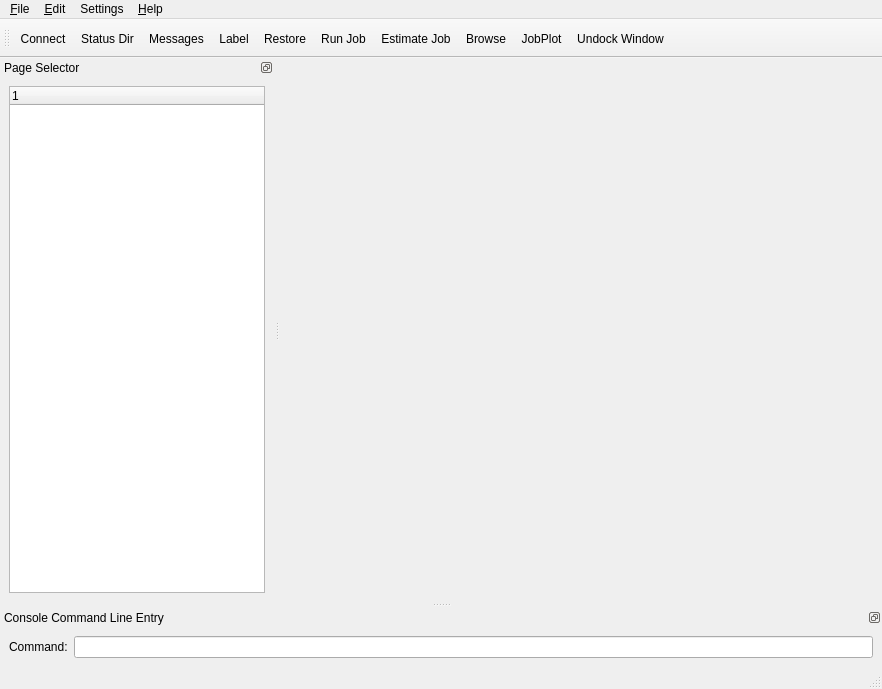
<ui version="4.0" >
 <author>Kern Sibbald</author>
 <class>MainForm</class>
 <widget class="QMainWindow" name="MainForm" >
  <property name="geometry" >
   <rect>
    <x>0</x>
    <y>0</y>
    <width>882</width>
    <height>689</height>
   </rect>
  </property>
  <property name="windowTitle" >
   <string>bat - Bacula Admin Tool</string>
  </property>
  <property name="windowIcon" >
   <iconset resource="main.qrc" >:/images/bat.png</iconset>
  </property>
  <property name="toolTip" >
   <string/>
  </property>
  <property name="statusTip" >
   <string>Bacula Administration Tool</string>
  </property>
  <property name="whatsThis" >
   <string>It's a Dock widget to allow page selection</string>
  </property>
  <widget class="QWidget" name="centralwidget" >
   <layout class="QGridLayout" >
    <property name="margin" >
     <number>9</number>
    </property>
    <property name="spacing" >
     <number>6</number>
    </property>
    <item row="0" column="0" >
     <widget class="QStackedWidget" name="stackedWidget" >
      <property name="sizePolicy" >
       <sizepolicy>
        <hsizetype>7</hsizetype>
        <vsizetype>7</vsizetype>
        <horstretch>1</horstretch>
        <verstretch>0</verstretch>
       </sizepolicy>
      </property>
      <property name="sizeIncrement" >
       <size>
        <width>1</width>
        <height>0</height>
       </size>
      </property>
      <property name="focusPolicy" >
       <enum>Qt::StrongFocus</enum>
      </property>
      <property name="toolTip" >
       <string/>
      </property>
      <property name="statusTip" >
       <string/>
      </property>
      <property name="currentIndex" >
       <number>-1</number>
      </property>
     </widget>
    </item>
   </layout>
  </widget>
  <widget class="QMenuBar" name="menubar" >
   <property name="geometry" >
    <rect>
     <x>0</x>
     <y>0</y>
     <width>882</width>
     <height>26</height>
    </rect>
   </property>
   <widget class="QMenu" name="menuEdit" >
    <property name="title" >
     <string>&amp;Edit</string>
    </property>
    <addaction name="actionCopy" />
    <addaction name="actionCut" />
    <addaction name="actionPaste" />
   </widget>
   <widget class="QMenu" name="menuSettings" >
    <property name="title" >
     <string>Settings</string>
    </property>
    <addaction name="actionPreferences" />
    <addaction name="actionSelectFont" />
   </widget>
   <widget class="QMenu" name="menuHelp" >
    <property name="title" >
     <string>&amp;Help</string>
    </property>
    <addaction name="actionBat_Help" />
    <addaction name="actionAbout_bat" />
   </widget>
   <widget class="QMenu" name="menuFile" >
    <property name="title" >
     <string>&amp;File</string>
    </property>
    <addaction name="actionPrint" />
    <addaction name="actionSave" />
    <addaction name="actionQuit" />
   </widget>
   <addaction name="menuFile" />
   <addaction name="menuEdit" />
   <addaction name="menuSettings" />
   <addaction name="menuHelp" />
  </widget>
  <widget class="QStatusBar" name="statusbar" >
   <property name="toolTip" >
    <string>Current Status</string>
   </property>
   <property name="statusTip" >
    <string>Current Status</string>
   </property>
  </widget>
  <widget class="QToolBar" name="toolBar" >
   <property name="minimumSize" >
    <size>
     <width>51</width>
     <height>39</height>
    </size>
   </property>
   <property name="toolTip" >
    <string>Tool Bar</string>
   </property>
   <property name="orientation" >
    <enum>Qt::Horizontal</enum>
   </property>
   <attribute name="toolBarArea" >
    <number>4</number>
   </attribute>
   <addaction name="actionConnect" />
   <addaction name="actionStatusDir" />
   <addaction name="actionMessages" />
   <addaction name="actionLabel" />
   <addaction name="actionRestore" />
   <addaction name="actionRun" />
   <addaction name="actionEstimate" />
   <addaction name="actionBrowse" />
   <addaction name="actionJobPlot" />
   <addaction name="actionUndock" />
  </widget>
  <widget class="QDockWidget" name="dockWidget" >
   <property name="sizePolicy" >
    <sizepolicy>
     <hsizetype>5</hsizetype>
     <vsizetype>7</vsizetype>
     <horstretch>0</horstretch>
     <verstretch>1</verstretch>
    </sizepolicy>
   </property>
   <property name="minimumSize" >
    <size>
     <width>50</width>
     <height>100</height>
    </size>
   </property>
   <property name="maximumSize" >
    <size>
     <width>16777215</width>
     <height>16777215</height>
    </size>
   </property>
   <property name="focusPolicy" >
    <enum>Qt::StrongFocus</enum>
   </property>
   <property name="toolTip" >
    <string/>
   </property>
   <property name="statusTip" >
    <string/>
   </property>
   <property name="floating" >
    <bool>false</bool>
   </property>
   <property name="features" >
    <set>QDockWidget::DockWidgetFloatable|QDockWidget::DockWidgetMovable|QDockWidget::NoDockWidgetFeatures</set>
   </property>
   <property name="allowedAreas" >
    <set>Qt::AllDockWidgetAreas</set>
   </property>
   <property name="windowTitle" >
    <string>Page Selector</string>
   </property>
   <attribute name="dockWidgetArea" >
    <number>1</number>
   </attribute>
   <widget class="QWidget" name="dockWidgetContents" >
    <layout class="QGridLayout" >
     <property name="margin" >
      <number>9</number>
     </property>
     <property name="spacing" >
      <number>6</number>
     </property>
     <item row="0" column="0" >
      <widget class="QTreeWidget" name="treeWidget" >
       <property name="sizePolicy" >
        <sizepolicy>
         <hsizetype>5</hsizetype>
         <vsizetype>7</vsizetype>
         <horstretch>1</horstretch>
         <verstretch>1</verstretch>
        </sizepolicy>
       </property>
       <property name="minimumSize" >
        <size>
         <width>0</width>
         <height>0</height>
        </size>
       </property>
       <property name="maximumSize" >
        <size>
         <width>16777215</width>
         <height>16777215</height>
        </size>
       </property>
       <property name="sizeIncrement" >
        <size>
         <width>0</width>
         <height>0</height>
        </size>
       </property>
       <property name="focusPolicy" >
        <enum>Qt::StrongFocus</enum>
       </property>
       <property name="toolTip" >
        <string>Selects panel window</string>
       </property>
       <property name="statusTip" >
        <string>Use items in this tree to select what window is in panel</string>
       </property>
       <property name="autoFillBackground" >
        <bool>true</bool>
       </property>
      </widget>
     </item>
    </layout>
   </widget>
  </widget>
  <widget class="QDockWidget" name="dockWidget_2" >
   <property name="toolTip" >
    <string>Console Entry</string>
   </property>
   <property name="statusTip" >
    <string>Enter a bacula command</string>
   </property>
   <property name="whatsThis" >
    <string>Console Command entry Dock Widget</string>
   </property>
   <property name="features" >
    <set>QDockWidget::DockWidgetFloatable|QDockWidget::DockWidgetMovable|QDockWidget::NoDockWidgetFeatures</set>
   </property>
   <property name="allowedAreas" >
    <set>Qt::BottomDockWidgetArea|Qt::NoDockWidgetArea|Qt::TopDockWidgetArea</set>
   </property>
   <property name="windowTitle" >
    <string>Console Command Line Entry</string>
   </property>
   <attribute name="dockWidgetArea" >
    <number>8</number>
   </attribute>
   <widget class="QWidget" name="dockWidgetContents_2" >
    <layout class="QGridLayout" >
     <property name="margin" >
      <number>9</number>
     </property>
     <property name="spacing" >
      <number>6</number>
     </property>
     <item row="0" column="0" >
      <layout class="QHBoxLayout" >
       <property name="margin" >
        <number>0</number>
       </property>
       <property name="spacing" >
        <number>6</number>
       </property>
       <item>
        <widget class="QLabel" name="label" >
         <property name="text" >
          <string>Command:</string>
         </property>
        </widget>
       </item>
       <item>
        <widget class="QLineEdit" name="lineEdit" >
         <property name="statusTip" >
          <string>Click here to enter command</string>
         </property>
        </widget>
       </item>
      </layout>
     </item>
    </layout>
   </widget>
  </widget>
  <action name="actionQuit" >
   <property name="text" >
    <string>&amp;Quit</string>
   </property>
   <property name="shortcut" >
    <string>Ctrl+Q</string>
   </property>
  </action>
  <action name="actionAbout_bat" >
   <property name="icon" >
    <iconset resource="main.qrc" >:/images/bat.png</iconset>
   </property>
   <property name="text" >
    <string>&amp;About bat</string>
   </property>
  </action>
  <action name="actionCopy" >
   <property name="icon" >
    <iconset resource="main.qrc" >:/images/copy.png</iconset>
   </property>
   <property name="text" >
    <string>&amp;Copy</string>
   </property>
  </action>
  <action name="actionCut" >
   <property name="icon" >
    <iconset resource="main.qrc" >:/images/cut.png</iconset>
   </property>
   <property name="text" >
    <string>Cu&amp;t</string>
   </property>
  </action>
  <action name="actionNew" >
   <property name="icon" >
    <iconset resource="main.qrc" >:/images/new.png</iconset>
   </property>
   <property name="text" >
    <string>new</string>
   </property>
  </action>
  <action name="actionOpen" >
   <property name="icon" >
    <iconset resource="main.qrc" >:/images/open.png</iconset>
   </property>
   <property name="text" >
    <string>open</string>
   </property>
  </action>
  <action name="actionPaste" >
   <property name="icon" >
    <iconset resource="main.qrc" >:/images/paste.png</iconset>
   </property>
   <property name="text" >
    <string>&amp;Paste</string>
   </property>
  </action>
  <action name="actionPrint" >
   <property name="icon" >
    <iconset resource="main.qrc" >:/images/print.png</iconset>
   </property>
   <property name="text" >
    <string>&amp;Print</string>
   </property>
   <property name="statusTip" >
    <string>Print</string>
   </property>
  </action>
  <action name="actionSave" >
   <property name="icon" >
    <iconset resource="main.qrc" >:/images/save.png</iconset>
   </property>
   <property name="text" >
    <string>&amp;Save</string>
   </property>
   <property name="statusTip" >
    <string>Save (not implemented)</string>
   </property>
  </action>
  <action name="actionConnect" >
   <property name="icon" >
    <iconset resource="main.qrc" >:/images/disconnected.png</iconset>
   </property>
   <property name="text" >
    <string>Connect</string>
   </property>
   <property name="statusTip" >
    <string>Connect/disconnect</string>
   </property>
  </action>
  <action name="actionLabel" >
   <property name="icon" >
    <iconset resource="main.qrc" >:/images/label.png</iconset>
   </property>
   <property name="text" >
    <string>Label</string>
   </property>
   <property name="toolTip" >
    <string>Label a Volume</string>
   </property>
   <property name="statusTip" >
    <string>Label a Volume</string>
   </property>
  </action>
  <action name="actionRestore" >
   <property name="icon" >
    <iconset resource="main.qrc" >:/images/restore.png</iconset>
   </property>
   <property name="text" >
    <string>Restore</string>
   </property>
   <property name="statusTip" >
    <string>Restore Files</string>
   </property>
  </action>
  <action name="actionRun" >
   <property name="checked" >
    <bool>false</bool>
   </property>
   <property name="icon" >
    <iconset resource="main.qrc" >:/images/run.png</iconset>
   </property>
   <property name="text" >
    <string>Run Job</string>
   </property>
   <property name="iconText" >
    <string>Run Job</string>
   </property>
   <property name="toolTip" >
    <string>Run Job</string>
   </property>
   <property name="statusTip" >
    <string>Run a Job</string>
   </property>
  </action>
  <action name="actionEstimate" >
   <property name="checked" >
    <bool>false</bool>
   </property>
   <property name="icon" >
    <iconset resource="main.qrc" >:/images/estimate-job.png</iconset>
   </property>
   <property name="text" >
    <string>Estimate Job</string>
   </property>
   <property name="iconText" >
    <string>Estimate Job</string>
   </property>
   <property name="toolTip" >
    <string>Estimate Job</string>
   </property>
   <property name="statusTip" >
    <string>Estimate a Job</string>
   </property>
  </action>
  <action name="actionStatusDir" >
   <property name="icon" >
    <iconset resource="main.qrc" >:/images/status.png</iconset>
   </property>
   <property name="text" >
    <string comment="Query status of director" >Status Dir</string>
   </property>
   <property name="iconText" >
    <string>Status Dir</string>
   </property>
   <property name="toolTip" >
    <string>Query status of director</string>
   </property>
   <property name="statusTip" >
    <string>Query status of director</string>
   </property>
   <property name="autoRepeat" >
    <bool>true</bool>
   </property>
  </action>
  <action name="actionSelectFont" >
   <property name="text" >
    <string>&amp;Select Font ...</string>
   </property>
  </action>
  <action name="actionUndock" >
   <property name="icon" >
    <iconset resource="main.qrc" >:/images/up.png</iconset>
   </property>
   <property name="text" >
    <string>Undock Window</string>
   </property>
   <property name="statusTip" >
    <string>Undock Current Window</string>
   </property>
  </action>
  <action name="actionToggleDock" >
   <property name="icon" >
    <iconset resource="main.qrc" >:/images/up.png</iconset>
   </property>
   <property name="text" >
    <string>ToggleDock</string>
   </property>
   <property name="toolTip" >
    <string>Toggle Dock Status</string>
   </property>
   <property name="statusTip" >
    <string>Toggle Dock Status</string>
   </property>
  </action>
  <action name="actionClosePage" >
   <property name="icon" >
    <iconset resource="main.qrc" >:/images/unmark.png</iconset>
   </property>
   <property name="text" >
    <string>Close Page</string>
   </property>
   <property name="statusTip" >
    <string>Close The Current Page</string>
   </property>
  </action>
  <action name="actionMessages" >
   <property name="icon" >
    <iconset resource="main.qrc" >:/images/mail-message-new.png</iconset>
   </property>
   <property name="text" >
    <string>Messages</string>
   </property>
   <property name="statusTip" >
    <string>Display any messages queued at the director</string>
   </property>
   <property name="autoRepeat" >
    <bool>false</bool>
   </property>
  </action>
  <action name="actionPreferences" >
   <property name="text" >
    <string>&amp;Preferences ...</string>
   </property>
   <property name="iconText" >
    <string>Set Preferences</string>
   </property>
   <property name="toolTip" >
    <string>Set Preferences</string>
   </property>
  </action>
  <action name="actionBat_Help" >
   <property name="icon" >
    <iconset resource="main.qrc" >:/images/help-browser.png</iconset>
   </property>
   <property name="text" >
    <string>bat &amp;Help</string>
   </property>
  </action>
  <action name="actionBrowse" >
   <property name="icon" >
    <iconset resource="main.qrc" >:/images/browse.png</iconset>
   </property>
   <property name="text" >
    <string>Browse</string>
   </property>
   <property name="toolTip" >
    <string>Browse Cataloged Files</string>
   </property>
   <property name="statusTip" >
    <string>Browse Cataloged Files</string>
   </property>
  </action>
  <action name="actionJobPlot" >
   <property name="icon" >
    <iconset resource="main.qrc" >:/images/graph1.png</iconset>
   </property>
   <property name="text" >
    <string>JobPlot</string>
   </property>
   <property name="toolTip" >
    <string>Plot Job Files and Bytes</string>
   </property>
   <property name="statusTip" >
    <string>Plot Job Files and Bytes</string>
   </property>
  </action>
 </widget>
 <resources>
  <include location="main.qrc" />
 </resources>
 <connections/>
</ui>
